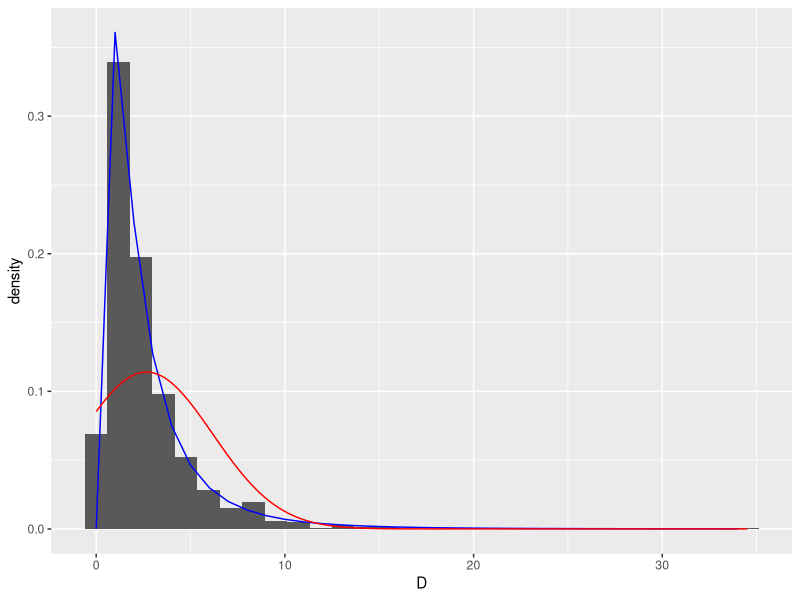
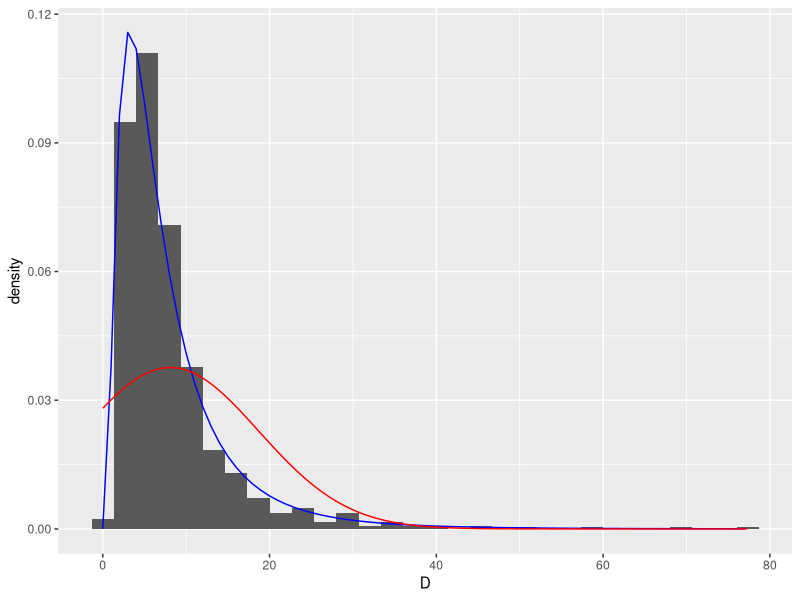

These figures' R source, in order:
## ---- chunk 1
knitr::opts_chunk$set(echo = TRUE)
## ---- chunk 2
library(dplyr)
library(tidyr)
library(ggplot2)
library(purrr)
## ---- chunk 3


LN_variance_v1 <- function(rho, sigma){
  ( exp(sigma^2) - 1 ) * exp(2* rho  + sigma^2)
}


LN_mean_v1 <- function(rho, sigma){
   exp( rho + sigma^2/2 )
}

LN_rho2mu <- function(rho, sigma){
   LN_mean_v1(rho, sigma)
}

LN_mu2rho <- function(mu, sigma){
   log(mu) - sigma^2 /2
}

LN_variance_v3 <- function(mu, sigma){
  mu^2* (exp(sigma^2)-1)
}


## ---- chunk 4
set.seed(1234)
n <- 2
rho <- rnorm(n, mean = 0, sd = 1 )
sigma <- 01
## ---- chunk 5
n_sim <- 1000
dta <- rho %>% map(function(x){ exp(rnorm(n = n_sim, mean = x, sd = sigma))}) %>% 
   map_df(
         ~ tibble(x = .x), 
         .id = "dist"
     ) 



sum_dta <- dta %>% group_by(dist) %>% 
  mutate(id = row_number()) %>% 
  pivot_wider(names_from = dist,    names_glue = "dist_{dist}",
 values_from =x) %>% 
  mutate( D = rowSums(.[grep("dist_", names(.))]))

p <- sum_dta %>% ggplot() + geom_histogram(aes(x=D, y = ..density..))

mu_sum <- sum(LN_rho2mu(rho, sigma))
S2_sum <- sum(LN_variance_v1(rho, sigma))
sigma_sum = sqrt( log(S2_sum/mu_sum^2 +1))

sum_density_LN <- tibble(x  = seq(0.001, max(sum_dta$D)), 0.1) %>% 
  mutate( log_x= log(x), dens = dnorm(log_x, 
                         mean=LN_mu2rho(mu_sum, sigma_sum), 
                         sd = sigma_sum)/x)

p_LN <- p + geom_line(data= sum_density_LN, aes(x=x, y =dens), col = 'blue')
sum_density_N <- tibble(x  = seq(0.001, max(sum_dta$D), 0.1)) %>% 
  mutate(dens = dnorm(x, 
                         mean=mu_sum, 
                         sd = sqrt(LN_variance_v3(mu_sum, sigma))))

p_N <- p_LN + geom_line(data= sum_density_N, aes(x=x, y =dens), col = 'red')
p_N
## ---- chunk 6
n <- 5
rho <- rnorm(n, mean = 0, sd = 1 )
sigma <- 01
## ---- chunk 7
n_sim <- 1000
dta <- rho %>% map(function(x){ exp(rnorm(n = n_sim, mean = x, sd = sigma))}) %>% 
   map_df(
         ~ tibble(x = .x), 
         .id = "dist"
     ) 



sum_dta <- dta %>% group_by(dist) %>% 
  mutate(id = row_number()) %>% 
  pivot_wider(names_from = dist,    names_glue = "dist_{dist}",
 values_from =x) %>% 
  mutate( D = rowSums(.[grep("dist_", names(.))]))

p <- sum_dta %>% ggplot() + geom_histogram(aes(x=D, y = ..density..))

mu_sum <- sum(LN_rho2mu(rho, sigma))
S2_sum <- sum(LN_variance_v1(rho, sigma))
sigma_sum = sqrt( log(S2_sum/mu_sum^2 +1))

sum_density_LN <- tibble(x  = seq(0.001, max(sum_dta$D)), 0.1) %>% 
  mutate( log_x= log(x), dens = dnorm(log_x, 
                         mean=LN_mu2rho(mu_sum, sigma_sum), 
                         sd = sigma_sum)/x)

p_LN <- p + geom_line(data= sum_density_LN, aes(x=exp(log_x), y =dens), col = 'blue')

sum_density_N <- tibble(x  = seq(0.001, max(sum_dta$D), 0.1)) %>% 
  mutate(dens = dnorm(x, 
                         mean=mu_sum, 
                         sd = sqrt(LN_variance_v3(mu_sum, sigma))))

p_N <- p_LN + geom_line(data= sum_density_N, aes(x=x, y =dens), col = 'red')
p_N
